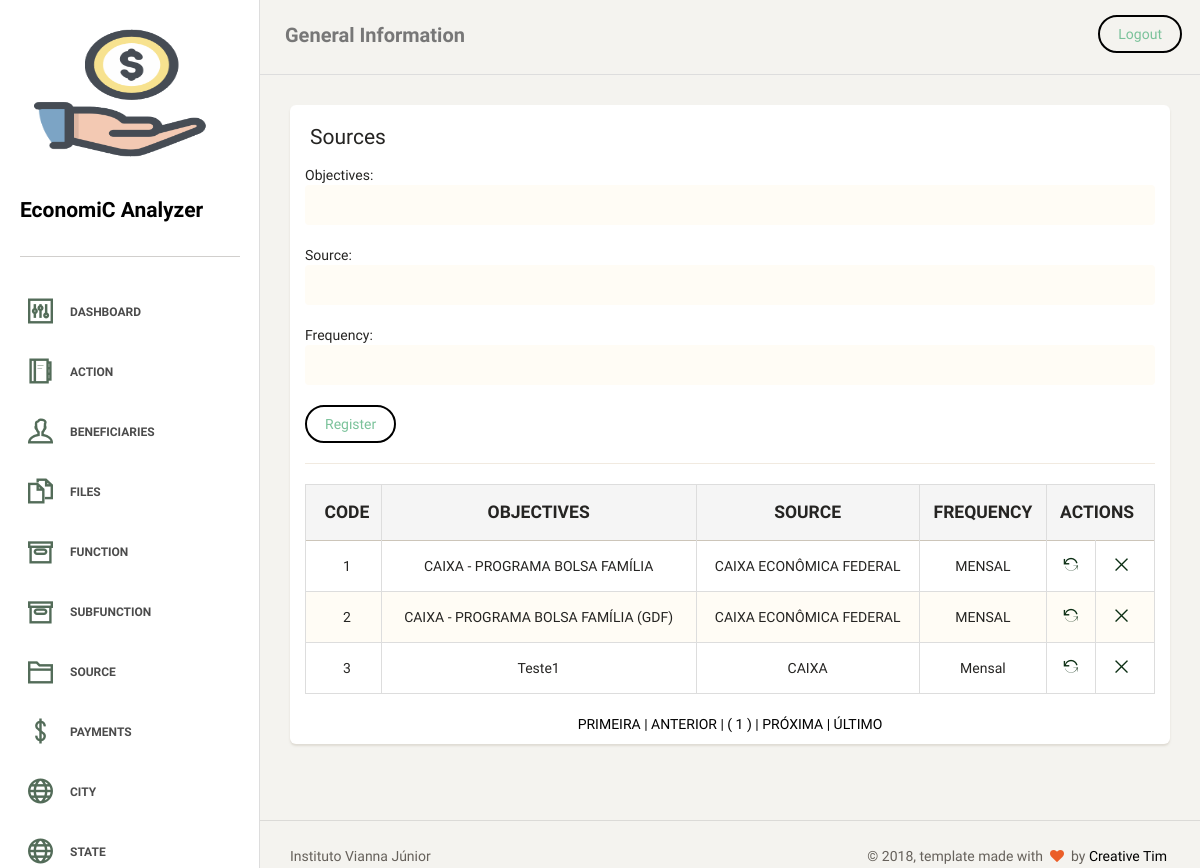
Screenshot of /source.php with the database file from the repository.
### tables this page shows
CREATE TABLE `tb_source` (
  `id_source` int(11) NOT NULL AUTO_INCREMENT,
  `str_goal` varchar(255) NOT NULL,
  `str_origin` varchar(255) DEFAULT NULL,
  `str_periodicity` varchar(9) DEFAULT NULL,
  PRIMARY KEY (`id_source`),
  UNIQUE KEY `str_goal_UNIQUE` (`str_goal`)
);

### dao/sourceDAO.php (the view, shortened to what this page needs)
<?php
require_once "classes/source.php";
class sourceDAO
{
    public function pagedTable()
    {
        global $pdo;
        $endereco = $_SERVER ['PHP_SELF'];
        $pagina_atual = (isset($_GET['page']) && is_numeric($_GET['page'])) ? $_GET['page'] : 1;
        $linha_inicial = ($pagina_atual - 1) * QTDE_REGISTROS;
        $sql = "SELECT id_source, str_goal, str_origin, str_periodicity FROM tb_source LIMIT {$linha_inicial}, " . QTDE_REGISTROS;
        $statement = $pdo->prepare($sql);
        $statement->execute();
        $dados = $statement->fetchAll(PDO::FETCH_OBJ);
        $sqlContador = "SELECT COUNT(*) AS total_registros FROM tb_source";
        $statement = $pdo->prepare($sqlContador);
        $statement->execute();
        $valor = $statement->fetch(PDO::FETCH_OBJ);
        $primeira_pagina = 1;
        $ultima_pagina = ceil($valor->total_registros / QTDE_REGISTROS);
        $pagina_anterior = ($pagina_atual > 1) ? $pagina_atual - 1 : 0;
        $proxima_pagina = ($pagina_atual < $ultima_pagina) ? $pagina_atual + 1 : 0;
        $range_inicial = (($pagina_atual - RANGE_PAGINAS) >= 1) ? $pagina_atual - RANGE_PAGINAS : 1;
        $range_final = (($pagina_atual + RANGE_PAGINAS) <= $ultima_pagina) ? $pagina_atual + RANGE_PAGINAS : $ultima_pagina;
        $exibir_botao_inicio = ($range_inicial < $pagina_atual) ? 'mostrar' : 'esconder';
        $exibir_botao_final = ($range_final > $pagina_atual) ? 'mostrar' : 'esconder';
        if (!empty($dados)):
            echo "
     <table class='table table-striped table-bordered'>
     <thead>
       <tr style='text-transform: uppercase;' class='active'>
        <th style='text-align: center; font-weight: bolder;'>Code</th>
        <th style='text-align: center; font-weight: bolder;'>Objectives</th>
        <th style='text-align: center; font-weight: bolder;'>Source</th>
        <th style='text-align: center; font-weight: bolder;'>Frequency</th>
        <th style='text-align: center; font-weight: bolder;' colspan='2'>Actions</th>
       </tr>
     </thead>
     <tbody>";
            foreach ($dados as $source):
                echo "<tr>
        <td style='text-align: center'>$source->id_source</td>
        <td style='text-align: center'>$source->str_goal</td>
        <td style='text-align: center'>$source->str_origin</td>
        <td style='text-align: center'>$source->str_periodicity</td>
        <td style='text-align: center'><a href='?act=upd&id=$source->id_source' title='Alterar'><i class='ti-reload'></i></a></td>
        <td style='text-align: center'><a href='?act=del&id=$source->id_source' title='Remover'><i class='ti-close'></i></a></td>
       </tr>";
            endforeach;
            echo "
</tbody>
     </table>
     <div class='box-paginacao' style='text-align: center'>
       <a class='box-navegacao  $exibir_botao_inicio' href='$endereco?page=$primeira_pagina' title='Primeira Página'> PRIMEIRA  |</a>
       <a class='box-navegacao  $exibir_botao_inicio' href='$endereco?page=$pagina_anterior' title='Página Anterior'> ANTERIOR  |</a>
";
            for ($i = $range_inicial; $i <= $range_final; $i++):
                $destaque = ($i == $pagina_atual) ? 'destaque' : '';
                echo "<a class='box-numero $destaque' href='$endereco?page=$i'> ( $i ) </a>";
            endfor;
            echo "<a class='box-navegacao $exibir_botao_final' href='$endereco?page=$proxima_pagina' title='Próxima Página'>| PRÓXIMA  </a>
                  <a class='box-navegacao $exibir_botao_final' href='$endereco?page=$ultima_pagina'  title='Última Página'>| ÚLTIMO  </a>
     </div>";
        else:
            echo "<p class='bg-danger'>Nenhum registro foi encontrado!</p>
     ";
        endif;
    }
}

### rows the page displays
tb_source: id_source "1", str_goal "CAIXA - PROGRAMA BOLSA FAMÍLIA", str_origin "CAIXA ECONÔMICA FEDERAL", str_periodicity "MENSAL"
tb_source: id_source "2", str_goal "CAIXA - PROGRAMA BOLSA FAMÍLIA (GDF)", str_origin "CAIXA ECONÔMICA FEDERAL", str_periodicity "MENSAL"
tb_source: id_source "3", str_goal "Teste1", str_origin "CAIXA", str_periodicity "Mensal"
